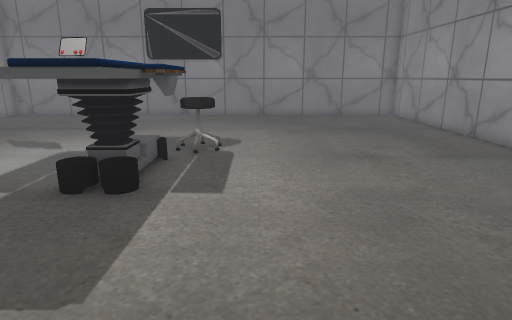
View 1 (above)

16 first-person views from a walk through a scene from a Unity 3-D project. The camera is 1.2 m above the floor, tilts 14° down and sees 75° across. The floor is counted in squares, 0.5 m on a side. Each view is taken from the middle of a square. On the plan, view 1 faces up. The plan holds only what a view shows up to about 20 squares ahead; the rest is blank. The place goes on beyond the plan. The player character is not drawn. Door leaves are left out, so doorways stand open. Some surface patterns are stand-ins.

View 2
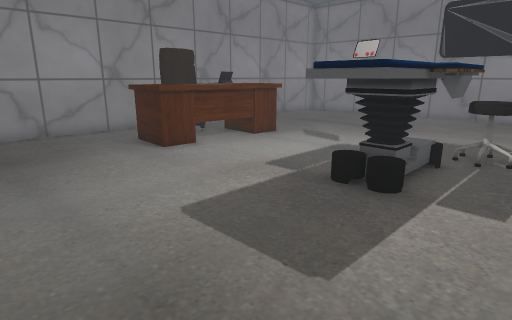

View 3
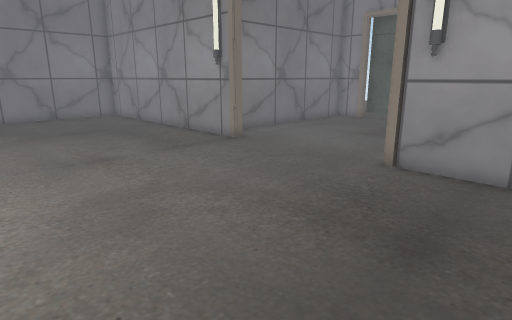

View 4
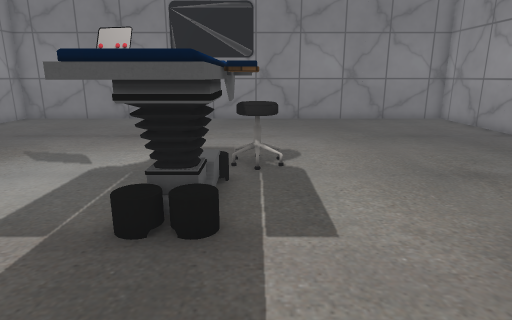

View 5
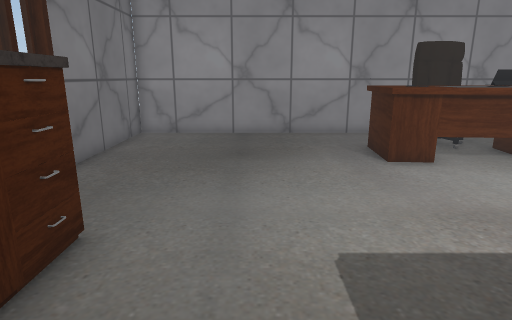

View 6
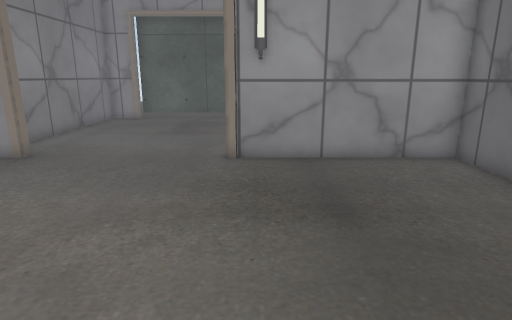

View 7
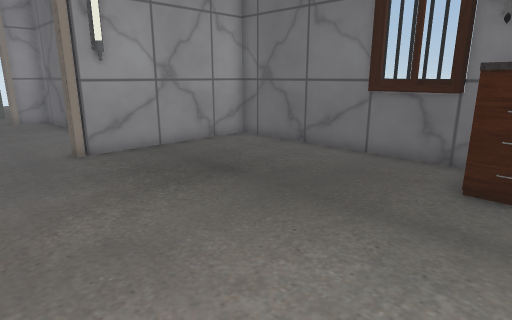

View 8
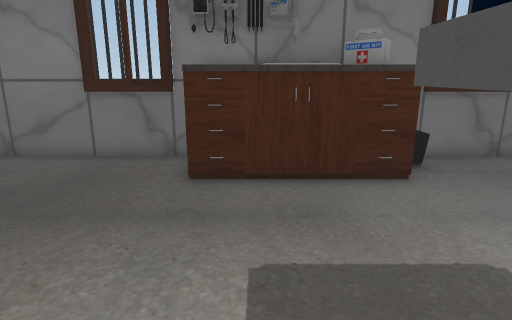

View 9
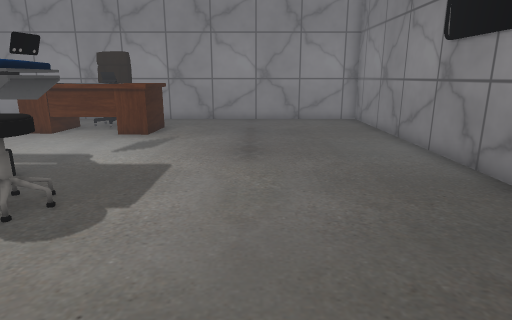

View 10
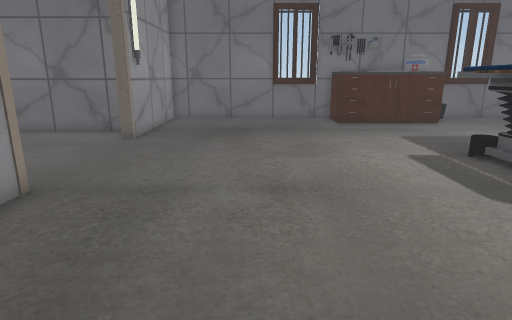

View 11
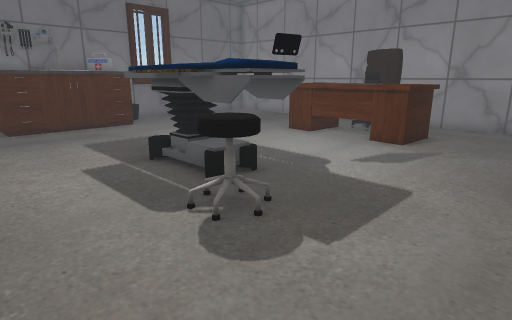

View 12
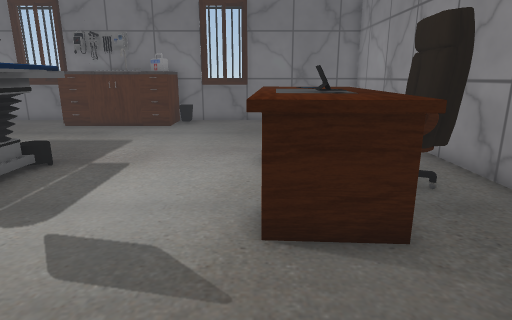

View 13
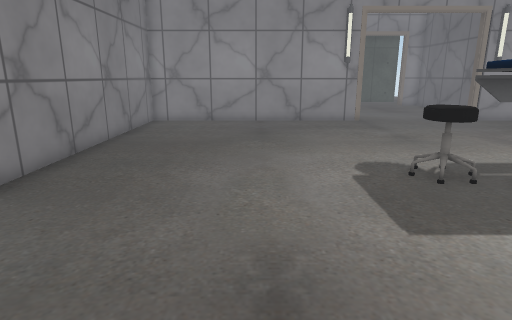

View 14
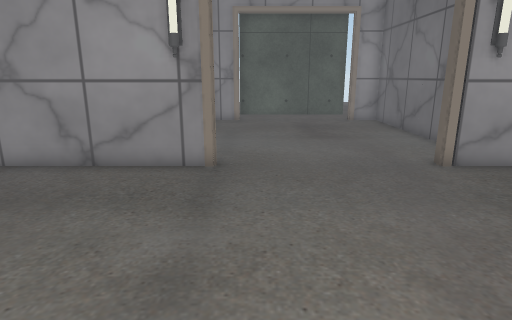

View 15
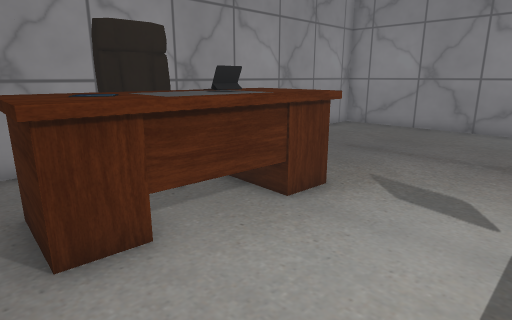

View 16
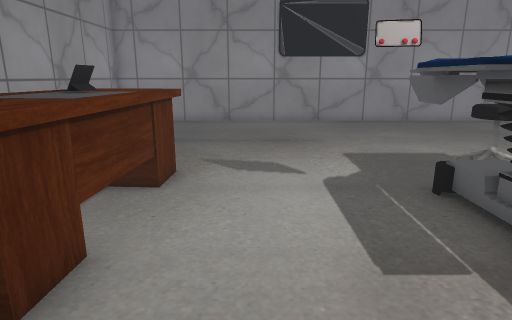

### Floor plan
Points are (right, up) in squares from view 1. A wall is a line through its corners. A room is listed if a view was taken in it or the views show most of it. See-through windows are left out.
Room 1 (views 1, 2, 3, 4, 5, 6, 7, 8, 9, 10, 11, 12, 13, 14, 15, 16)
walls: (-6.4, 21.8) (-15.6, 21.8) (-15.6, -3.1) (-1.6, -3.1); (8.9, 10.2) (8.9, 21.8) (-2.6, 21.8); (-0.6, -3.1) (8.9, -3.1) (8.9, 3.9); (0.5, -2.9) (3.1, -2.9); (-9.6, -2.9) (-7, -2.9); (0.8, -3.7) (3, -3.7)
ways out: open door at (9, 7) to room 2
objects: chair (-14, 8) to (-13, 10); table (-13, 6) to (-10, 12); other object (-11, 9); cabinet (-6, -2) to (-4, -1); table (-5, 6) to (-2, 11); other object (-5, 10); cabinet (-3, -2) to (-2, -1); chair (-2, 11) to (-1, 12); cabinet (-1, -2) to (0, -1)
Room 2 (no view inside)
walls: (9.4, 3.6) (8.9, 3.6); (19.1, 9.9) (19.1, 11.6) (10.6, 11.6); (10, 2.1) (19.1, 2.1) (19.1, 3.9); (19.6, 3.9) (19.6, 9.9)
ways out: open door at (9, 7) to room 1; open door at (19, 7)
objects: lamp (9, 3); lamp (9, 11)

Where each view was taken, in squares from view 1:
view 1: 0 up, 0 right, facing up
view 2: 0 up, 0 right, facing up-left
view 3: 0 up, 0 right, facing up-right
view 4: 2 up, 2 left, facing up
view 5: 2 up, 1 left, facing left
view 6: 3 up, 1 left, facing right
view 7: 7 up, 2 left, facing down-right
view 8: 7 up, 2 left, facing down
view 9: 16 up, 4 right, facing left
view 10: 17 up, 4 right, facing down
view 11: 16 up, 2 right, facing down-left
view 12: 16 up, 10 left, facing down
view 13: 16 up, 10 left, facing right
view 14: 9 up, 0 right, facing right
view 15: 5 up, 6 left, facing up-left
view 16: 3 up, 8 left, facing up
